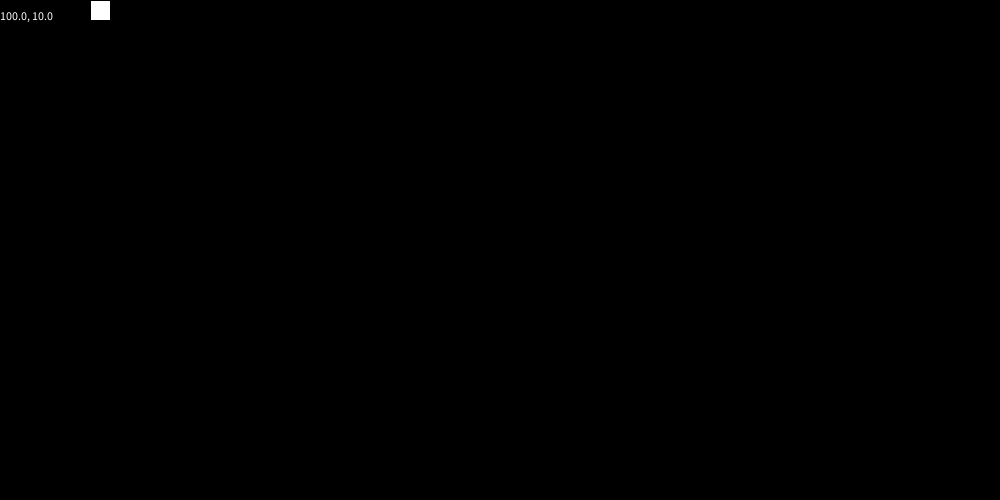
Frame 1 (no input)
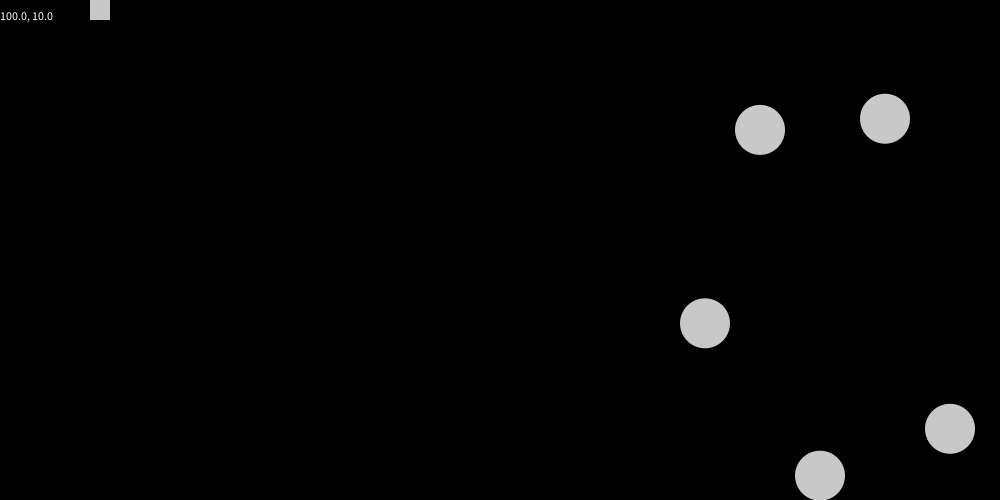
Frame 60 (the mouse pressed at the canvas centre just before this capture)
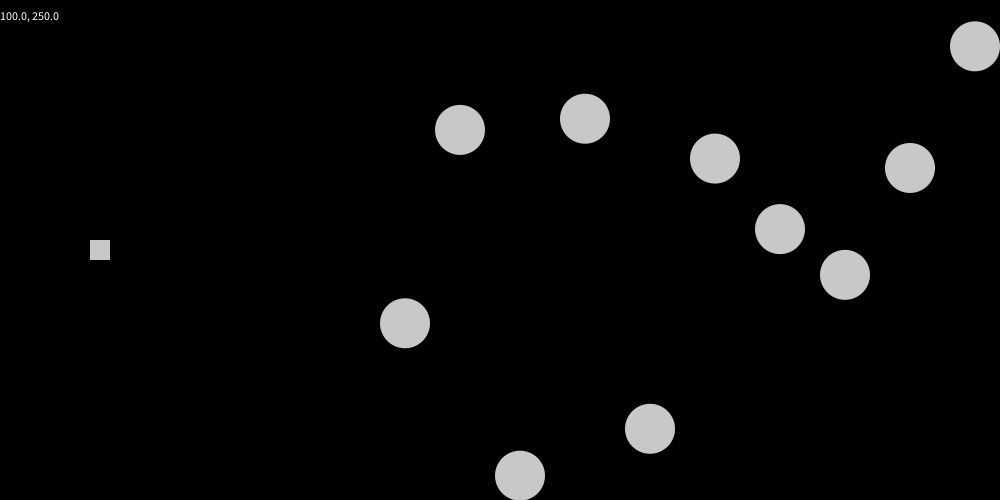
Frame 120 (the mouse held since frame 60 and released just before this capture)

The Processing sketch that drew these frames (run headless with seeded random() and noise(); from frame 60 on, the mouse is pressed at the canvas centre):

// Processing sketch: some_kinda_space_shooter
// ── some_kinda_space_shooter.pde
//pew pew
Player ship = new Player(10);
ObstacleSystem obs = new ObstacleSystem();
int initialTime;
int interval = 200;

void setup()
{
  
  background(0);
  size(1000, 500);
  
  rectMode(CENTER);
  
  initialTime = millis();
  
  ship.Spawn();
  
}

void draw()
{
  
  background(0);
  ship.CheckPos();
  ship.run();
  ship.Debug();
  obs.run();
  
  if (millis() - initialTime > interval)
  {
    
    obs.spawn(new PVector(width, random(0, 500)));
    initialTime = millis();
   
  }
  
}

void mousePressed()
{
  
  ship.FireProjectile();
  
}

// ── ObstacleSystem.pde
class ObstacleSystem
{
  
  ArrayList<Asteroid> asteroids;
  
  ObstacleSystem()
  {
    
    asteroids = new ArrayList<Asteroid>();
    
  }
  
  void spawn(PVector spawn)
  {
    
    asteroids.add(new Asteroid(spawn));
    
  }
  
  void run()
  {
    
    for (int i = asteroids.size()-1; i >= 0; i--) 
    {
      
      Asteroid a = asteroids.get(i);
      a.run();
      if (a.isDead()) 
      {
        
        asteroids.remove(i);
        
      }
      
    }
    
  }
  
}

// ── asteroid.pde
class Asteroid 
{
  
  PVector position;
  PVector velocity;
  float lifespan;

  Asteroid(PVector l) 
  {
    
    velocity = new PVector(-5, 0);
    position = l.copy();
    lifespan = 255.0;
    
  }
  
  void run() 
  {
    
    update();
    display();
    
  }

  // Method to update position
  void update() 
  {
    
    position.add(velocity);
    lifespan -= 1.0;
    
  }

  // Method to display
  void display() 
  {
    
    noStroke();
    fill(200);
    ellipse(position.x, position.y, 50, 50);
    
  }
  
  boolean isDead() 
  {
    
    if (lifespan < 0.0) 
    {
      
      return true;
      
    } 
    else 
    {
      
      return false;
      
    }
    
  }
  
}

// ── projectile.pde
class Projectile 
{
  
  PVector position;
  PVector velocity;
  PVector acceleration;
  float lifespan;

  Projectile(PVector l) 
  {
    
    acceleration = new PVector(0.5, 0);
    velocity = new PVector(1, 0);
    position = l.copy();
    lifespan = 255.0;
    
  }
  
  void run() 
  {
    
    update();
    display();
    
  }

  // Method to update position
  void update() 
  {
    
    velocity.add(acceleration);
    position.add(velocity);
    lifespan -= 1.0;
    
  }

  // Method to display
  void display() 
  {
    
    noStroke();
    fill(255, 0, 0);
    ellipse(position.x, position.y, 8, 8);
    
  }
  
  boolean isDead() 
  {
    
    if (lifespan < 0.0) 
    {
      
      return true;
      
    } 
    else 
    {
      
      return false;
      
    }
    
  }
  
}

// ── ship.pde
//let's ride!

class Player
{
  
  float speed;
  
  PVector Pos;
  PVector SpawnPos = new PVector(100, 250);
  
  ArrayList<Projectile> projectiles = new ArrayList<Projectile>();
  
  Player(float spd)
  {
    
    speed = spd;
    
  }
  
  void Spawn()
  {
    
    square(SpawnPos.x, SpawnPos.y, 20);
    Pos = SpawnPos;
    
  }
  
  void CheckPos()
  {
    
    Pos = new PVector(Pos.x, mouseY);
    
    if(Pos.y > 480)
    {
      
      Pos.y = 480;
      
    }
    
    if(Pos.y < 10)
    {
      
      Pos.y = 10;
      
    }
    
    square(Pos.x, Pos.y, 20);
    
  }
  
  void FireProjectile()
  {
    
    PVector origin = Pos;
    
    projectiles.add(new Projectile(origin));
    
  }
  
  void Debug()
  {
    
    fill(255);
    text(Pos.x + ", " + Pos.y, 0, 20);
    
  }
  
  void run() 
  {
    
    for (int i = projectiles.size()-1; i >= 0; i--) 
    {
      
      Projectile p = projectiles.get(i);
      p.run();
      if (p.isDead()) 
      {
        
        projectiles.remove(i);
        
      }
      
    }
    
  }
  
}
